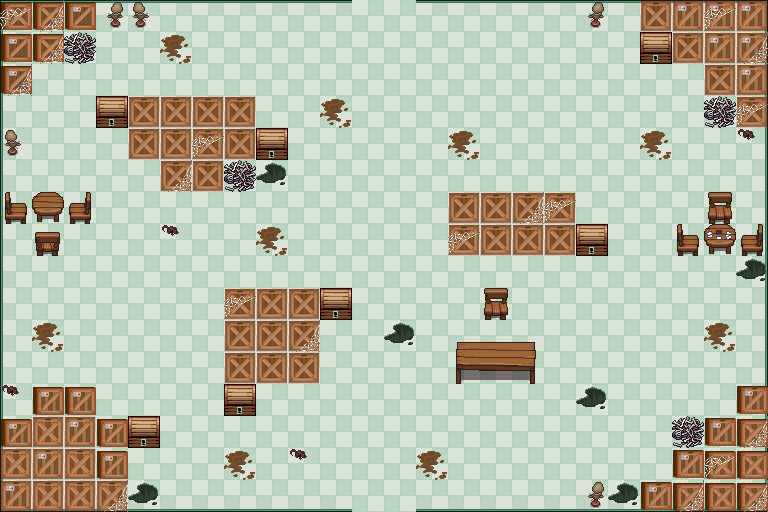

The image is a tile-based game level rendered from a .tmx file. Its description and complete source (layers, tilesets, objects, tile grids) follow:
An orthogonal 24x16 tile map with 32x32 px tiles, 5 tile layers (chao, caixas, manchas e teia, baus e bancos, ...), 7 tilesets and 9 objects (spawn_jogador, saida_armazem, bau_01, bau_02, bau_03, ...).

<map version="1.10" tiledversion="1.12.2" orientation="orthogonal" renderorder="right-down" width="24" height="16" tilewidth="32" tileheight="32" infinite="0" nextlayerid="8" nextobjectid="17">
 <tileset firstgid="1" source="../tilesets/armazem/Tileset_Interior Wood_Gnomenlied.tsx" />
 <tileset firstgid="256" source="../tilesets/armazem/Scene Overview.tsx" />
 <tileset firstgid="1625" source="../tilesets/armazem/floor_tiles.tsx" />
 <tileset firstgid="1679" source="../tilesets/armazem/tilemap_wooden_crates_32x32 (2).tsx" />
 <tileset firstgid="1695" source="../tilesets/armazem/dungeonex.tsx" />
 <tileset firstgid="1795" source="../tilesets/armazem/Attacked_Manequin1_with_shadow.tsx" />
 <tileset firstgid="1811" source="../tilesets/armazem/chests_32x32.tsx" />
 <layer id="1" name="chao" width="24" height="16">
  <data encoding="csv">
1646,1647,1647,1647,1647,1647,1647,1647,1647,1647,1647,1647,1647,1647,1647,1647,1647,1647,1647,1647,1647,1647,1647,1648,
1652,1653,1653,1653,1653,1653,1653,1653,1653,1653,1653,1653,1653,1653,1653,1653,1653,1653,1653,1653,1653,1653,1653,1654,
1652,1653,1653,1653,1653,1653,1653,1653,1653,1653,1653,1653,1653,1653,1653,1653,1653,1653,1653,1653,1653,1653,1653,1654,
1652,1653,1653,1653,1653,1653,1653,1653,1653,1653,1653,1653,1653,1653,1653,1653,1653,1653,1653,1653,1653,1653,1653,1654,
1652,1653,1653,1653,1653,1653,1653,1653,1653,1653,1653,1653,1653,1653,1653,1653,1653,1653,1653,1653,1653,1653,1653,1654,
1652,1653,1653,1653,1653,1653,1653,1653,1653,1653,1653,1653,1653,1653,1653,1653,1653,1653,1653,1653,1653,1653,1653,1654,
1652,1653,1653,1653,1653,1653,1653,1653,1653,1653,1653,1653,1653,1653,1653,1653,1653,1653,1653,1653,1653,1653,1653,1654,
1652,1653,1653,1653,1653,1653,1653,1653,1653,1653,1653,1653,1653,1653,1653,1653,1653,1653,1653,1653,1653,1653,1653,1654,
1652,1653,1653,1653,1653,1653,1653,1653,1653,1653,1653,1653,1653,1653,1653,1653,1653,1653,1653,1653,1653,1653,1653,1654,
1652,1653,1653,1653,1653,1653,1653,1653,1653,1653,1653,1653,1653,1653,1653,1653,1653,1653,1653,1653,1653,1653,1653,1654,
1652,1653,1653,1653,1653,1653,1653,1653,1653,1653,1653,1653,1653,1653,1653,1653,1653,1653,1653,1653,1653,1653,1653,1654,
1652,1653,1653,1653,1653,1653,1653,1653,1653,1653,1653,1653,1653,1653,1653,1653,1653,1653,1653,1653,1653,1653,1653,1654,
1652,1653,1653,1653,1653,1653,1653,1653,1653,1653,1653,1653,1653,1653,1653,1653,1653,1653,1653,1653,1653,1653,1653,1654,
1652,1653,1653,1653,1653,1653,1653,1653,1653,1653,1653,1653,1653,1653,1653,1653,1653,1653,1653,1653,1653,1653,1653,1654,
1652,1653,1653,1653,1653,1653,1653,1653,1653,1653,1653,1653,1653,1653,1653,1653,1653,1653,1653,1653,1653,1653,1653,1654,
1658,1659,1659,1659,1659,1659,1659,1659,1659,1659,1659,1659,1659,1659,1659,1659,1659,1659,1659,1659,1659,1659,1659,1660
</data>
 </layer>
 <layer id="2" name="caixas" width="24" height="16">
  <properties>
   <property name="colisao" type="bool" value="true" />
  </properties>
  <data encoding="csv">
1679,1679,1680,0,0,0,0,0,0,0,0,0,0,0,0,0,0,0,0,0,1685,1694,1694,1694,
1680,1679,0,0,0,0,0,0,0,0,0,0,0,0,0,0,0,0,0,0,0,1685,1694,1694,
1680,0,0,0,0,0,0,0,0,0,0,0,0,0,0,0,0,0,0,0,0,0,1685,1694,
0,0,0,0,1685,1685,1685,1685,0,0,0,0,0,0,0,0,0,0,0,0,0,0,0,1685,
0,0,0,0,1685,1685,1685,1685,0,0,0,0,0,0,0,0,0,0,0,0,0,0,0,0,
0,0,0,0,0,1685,1685,0,0,0,0,0,0,0,0,0,0,0,0,0,0,0,0,0,
0,0,0,0,0,0,0,0,0,0,0,0,0,0,1685,1685,1685,1685,0,0,0,0,0,0,
0,0,0,0,0,0,0,0,0,0,0,0,0,0,1685,1685,1685,1685,0,0,0,0,0,0,
0,0,0,0,0,0,0,0,0,0,0,0,0,0,0,0,0,0,0,0,0,0,0,0,
0,0,0,0,0,0,0,1685,1685,1685,0,0,0,0,0,0,0,0,0,0,0,0,0,0,
0,0,0,0,0,0,0,1685,1685,1685,0,0,0,0,0,0,0,0,0,0,0,0,0,0,
0,0,0,0,0,0,0,1685,1685,1685,0,0,0,0,0,0,0,0,0,0,0,0,0,0,
0,1688,1688,0,0,0,0,0,0,0,0,0,0,0,0,0,0,0,0,0,0,0,0,1692,
1688,1693,1694,1688,0,0,0,0,0,0,0,0,0,0,0,0,0,0,0,0,0,0,1692,1687,
1693,1694,1693,1688,0,0,0,0,0,0,0,0,0,0,0,0,0,0,0,0,0,1692,1687,1687,
1694,1693,1693,1693,0,0,0,0,0,0,0,0,0,0,0,0,0,0,0,0,1692,1687,1687,1687
</data>
 </layer>
 <layer id="3" name="manchas e teia" width="24" height="16">
  <data encoding="csv">
1744,1754,0,0,0,0,0,0,0,0,0,0,0,0,0,0,0,0,0,0,0,0,1744,0,
0,1754,0,0,0,1742,0,0,0,0,0,0,0,0,0,0,0,0,0,0,0,0,0,1754,
1754,0,0,0,0,0,0,0,0,0,0,0,0,0,0,0,0,0,0,0,0,0,0,0,
0,0,0,0,0,0,0,0,0,0,1742,0,0,0,0,0,0,0,0,0,0,0,0,1744,
0,0,0,0,0,0,1744,0,0,0,0,0,0,0,1742,0,0,0,0,0,1742,0,0,1722,
0,0,0,0,0,1754,0,0,1732,0,0,0,0,0,0,0,0,0,0,0,0,0,0,0,
0,0,0,0,0,0,0,0,0,0,0,0,0,0,0,0,1754,1744,0,0,0,0,0,0,
0,0,0,0,0,1722,0,0,1742,0,0,0,0,0,1744,0,0,0,0,0,0,0,0,0,
0,0,0,0,0,0,0,0,0,0,0,0,0,0,0,0,0,0,0,0,0,0,0,1732,
0,0,0,0,0,0,0,1744,0,0,0,0,0,0,0,0,0,0,0,0,0,0,0,0,
0,1742,0,0,0,0,0,0,0,1754,0,0,1732,0,0,0,0,0,0,0,0,0,1742,0,
0,0,0,0,0,0,0,0,0,0,0,0,0,0,0,0,0,0,0,0,0,0,0,0,
1722,0,0,0,0,0,0,0,0,0,0,0,0,0,0,0,0,0,1732,0,0,0,0,0,
0,0,0,0,0,0,0,0,0,0,0,0,0,0,0,0,0,0,0,0,0,0,0,1754,
0,0,0,0,0,0,0,1742,0,1722,0,0,0,1742,0,0,0,0,0,0,0,0,1744,0,
0,0,0,1754,1732,0,0,0,0,0,0,0,0,0,0,0,0,0,0,1732,0,1754,0,1754
</data>
 </layer>
 <layer id="4" name="baus e bancos" width="24" height="16">
  <properties>
   <property name="colisao" type="bool" value="true" />
  </properties>
  <data encoding="csv">
0,0,0,1800,1806,0,0,0,0,0,0,0,0,0,0,0,0,0,1801,0,0,0,0,0,
0,0,1787,0,0,0,0,0,0,0,0,0,0,0,0,0,0,0,0,0,0,0,0,0,
0,0,0,0,0,0,0,0,0,0,0,0,0,0,0,0,0,0,0,0,0,0,0,0,
0,0,0,0,0,0,0,0,0,0,0,0,0,0,0,0,0,0,0,0,0,0,1787,0,
1806,0,0,0,0,0,0,0,0,0,0,0,0,0,0,0,0,0,0,0,0,0,0,0,
0,0,0,0,0,0,0,1787,0,0,0,0,0,0,0,0,0,0,0,0,0,0,0,0,
1707,1698,1709,0,0,0,0,0,0,0,0,0,0,0,0,0,0,0,0,0,0,0,1697,0,
0,1699,0,0,0,0,0,0,0,0,0,0,0,0,0,0,0,0,0,0,0,1707,1708,1709,
0,0,0,0,0,0,0,0,0,0,0,0,0,0,0,0,0,0,0,0,0,0,0,0,
0,0,0,0,0,0,0,0,0,0,0,0,0,0,0,1697,0,0,0,0,0,0,0,0,
0,0,0,0,0,0,0,0,0,0,0,0,0,0,1700,1701,1702,0,0,0,0,0,0,0,
0,0,0,0,0,0,0,0,0,0,0,0,0,0,1710,1711,1712,0,0,0,0,0,0,0,
0,0,0,0,0,0,0,0,0,0,0,0,0,0,0,0,0,0,0,0,0,0,0,0,
0,0,0,0,0,0,0,0,0,0,0,0,0,0,0,0,0,0,0,0,0,1787,0,0,
0,0,0,0,0,0,0,0,0,0,0,0,0,0,0,0,0,0,0,0,0,0,0,0,
0,0,0,0,0,0,0,0,0,0,0,0,0,0,0,0,0,0,1801,0,0,0,0,0
</data>
 </layer>
 <layer id="5" name="baus" width="24" height="16">
  <properties>
   <property name="colisao" type="bool" value="true" />
  </properties>
  <data encoding="csv">
0,0,0,0,0,0,0,0,0,0,0,1653,1653,0,0,0,0,0,0,0,0,0,0,0,
0,0,0,0,0,0,0,0,0,0,0,0,0,0,0,0,0,0,0,0,1812,0,0,0,
0,0,0,0,0,0,0,0,0,0,0,0,0,0,0,0,0,0,0,0,0,0,0,0,
0,0,0,1812,0,0,0,0,0,0,0,0,0,0,0,0,0,0,0,0,0,0,0,0,
0,0,0,0,0,0,0,0,1812,0,0,0,0,0,0,0,0,0,0,0,0,0,0,0,
0,0,0,0,0,0,0,0,0,0,0,0,0,0,0,0,0,0,0,0,0,0,0,0,
0,0,0,0,0,0,0,0,0,0,0,0,0,0,0,0,0,0,0,0,0,0,0,0,
0,0,0,0,0,0,0,0,0,0,0,0,0,0,0,0,0,0,1812,0,0,0,0,0,
0,0,0,0,0,0,0,0,0,0,0,0,0,0,0,0,0,0,0,0,0,0,0,0,
0,0,0,0,0,0,0,0,0,0,1812,0,0,0,0,0,0,0,0,0,0,0,0,0,
0,0,0,0,0,0,0,0,0,0,0,0,0,0,0,0,0,0,0,0,0,0,0,0,
0,0,0,0,0,0,0,0,0,0,0,0,0,0,0,0,0,0,0,0,0,0,0,0,
0,0,0,0,0,0,0,1812,0,0,0,0,0,0,0,0,0,0,0,0,0,0,0,0,
0,0,0,0,1812,0,0,0,0,0,0,0,0,0,0,0,0,0,0,0,0,0,0,0,
0,0,0,0,0,0,0,0,0,0,0,0,0,0,0,0,0,0,0,0,0,0,0,0,
0,0,0,0,0,0,0,0,0,0,0,1653,1653,0,0,0,0,0,0,0,0,0,0,0
</data>
 </layer>
 <objectgroup id="6" name="PontosImportantes">
  <object id="1" name="spawn_jogador" x="384" y="480">
   <point />
  </object>
  <object id="4" name="saida_armazem" x="384" y="1.33333">
   <point />
  </object>
 </objectgroup>
 <objectgroup id="7" name="ItensInterativos">
  <object id="9" name="bau_01" x="97.5" y="97" width="29.5" height="30.5" />
  <object id="10" name="bau_02" x="128" y="414" width="32" height="34.5" />
  <object id="12" name="bau_03" x="224.5" y="384" width="32" height="32.5" />
  <object id="13" name="bau_04" x="321" y="288.5" width="31" height="32.5" />
  <object id="14" name="bau_05" x="576.5" y="223.5" width="32.5" height="32.5" />
  <object id="15" name="bau_06" x="640.5" y="32.5" width="32.5" height="32" />
  <object id="16" name="bau_07" x="256" y="129" width="32.5" height="31.5" />
 </objectgroup>
</map>
